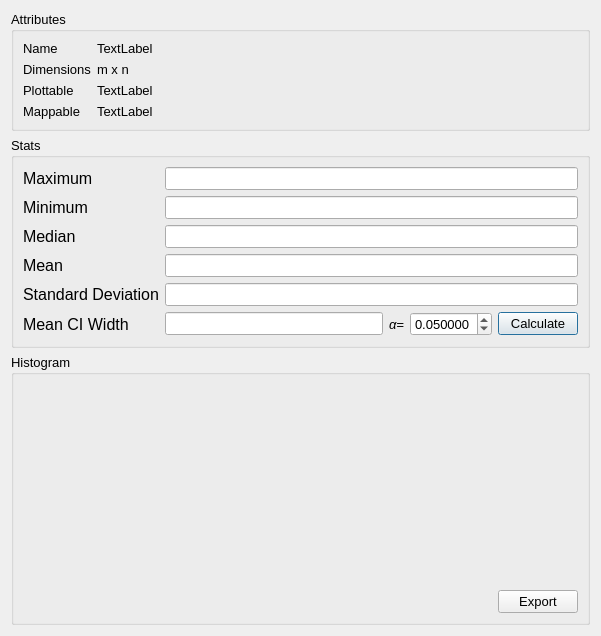
<?xml version="1.0" encoding="UTF-8"?>
<ui version="4.0">
 <class>StatsDialog</class>
 <widget class="QDialog" name="StatsDialog">
  <property name="geometry">
   <rect>
    <x>0</x>
    <y>0</y>
    <width>601</width>
    <height>615</height>
   </rect>
  </property>
  <property name="font">
   <font>
    <pointsize>10</pointsize>
   </font>
  </property>
  <property name="windowTitle">
   <string>Object Information</string>
  </property>
  <layout class="QVBoxLayout" name="verticalLayout_2">
   <item>
    <widget class="QGroupBox" name="attributesGroupBox">
     <property name="title">
      <string>Attributes</string>
     </property>
     <layout class="QFormLayout" name="formLayout_2">
      <item row="0" column="0">
       <widget class="QLabel" name="nameLabel_2">
        <property name="text">
         <string>Name</string>
        </property>
       </widget>
      </item>
      <item row="0" column="1">
       <widget class="QLabel" name="nameLabel">
        <property name="text">
         <string>TextLabel</string>
        </property>
       </widget>
      </item>
      <item row="1" column="0">
       <widget class="QLabel" name="dimensionDescriptionLabel">
        <property name="text">
         <string>Dimensions</string>
        </property>
       </widget>
      </item>
      <item row="1" column="1">
       <widget class="QLabel" name="dimensionLabel">
        <property name="text">
         <string>m x n</string>
        </property>
       </widget>
      </item>
      <item row="2" column="0">
       <widget class="QLabel" name="plottableLabel_2">
        <property name="text">
         <string>Plottable</string>
        </property>
       </widget>
      </item>
      <item row="2" column="1">
       <widget class="QLabel" name="plottableLabel">
        <property name="text">
         <string>TextLabel</string>
        </property>
       </widget>
      </item>
      <item row="3" column="0">
       <widget class="QLabel" name="mappableLabel_2">
        <property name="text">
         <string>Mappable</string>
        </property>
       </widget>
      </item>
      <item row="3" column="1">
       <widget class="QLabel" name="mappableLabel">
        <property name="text">
         <string>TextLabel</string>
        </property>
       </widget>
      </item>
     </layout>
    </widget>
   </item>
   <item>
    <widget class="QGroupBox" name="groupBox">
     <property name="title">
      <string>Stats</string>
     </property>
     <layout class="QFormLayout" name="formLayout">
      <item row="1" column="0">
       <widget class="QLabel" name="maxLabel">
        <property name="font">
         <font>
          <pointsize>12</pointsize>
         </font>
        </property>
        <property name="text">
         <string>Maximum</string>
        </property>
       </widget>
      </item>
      <item row="1" column="1">
       <widget class="QLineEdit" name="maxLineEdit">
        <property name="font">
         <font>
          <pointsize>10</pointsize>
         </font>
        </property>
        <property name="readOnly">
         <bool>true</bool>
        </property>
       </widget>
      </item>
      <item row="2" column="0">
       <widget class="QLabel" name="minLabel">
        <property name="font">
         <font>
          <pointsize>12</pointsize>
         </font>
        </property>
        <property name="text">
         <string>Minimum</string>
        </property>
       </widget>
      </item>
      <item row="2" column="1">
       <widget class="QLineEdit" name="minLineEdit">
        <property name="font">
         <font>
          <pointsize>10</pointsize>
         </font>
        </property>
        <property name="readOnly">
         <bool>true</bool>
        </property>
       </widget>
      </item>
      <item row="3" column="0">
       <widget class="QLabel" name="medLabel">
        <property name="font">
         <font>
          <pointsize>12</pointsize>
         </font>
        </property>
        <property name="text">
         <string>Median</string>
        </property>
       </widget>
      </item>
      <item row="3" column="1">
       <widget class="QLineEdit" name="medLineEdit">
        <property name="font">
         <font>
          <pointsize>10</pointsize>
         </font>
        </property>
        <property name="readOnly">
         <bool>true</bool>
        </property>
       </widget>
      </item>
      <item row="4" column="0">
       <widget class="QLabel" name="meanLabel">
        <property name="font">
         <font>
          <pointsize>12</pointsize>
         </font>
        </property>
        <property name="text">
         <string>Mean</string>
        </property>
       </widget>
      </item>
      <item row="4" column="1">
       <widget class="QLineEdit" name="meanLineEdit">
        <property name="font">
         <font>
          <pointsize>10</pointsize>
         </font>
        </property>
        <property name="readOnly">
         <bool>true</bool>
        </property>
       </widget>
      </item>
      <item row="5" column="0">
       <widget class="QLabel" name="stdevLabel">
        <property name="font">
         <font>
          <pointsize>12</pointsize>
         </font>
        </property>
        <property name="text">
         <string>Standard Deviation</string>
        </property>
       </widget>
      </item>
      <item row="5" column="1">
       <widget class="QLineEdit" name="stddevLineEdit">
        <property name="font">
         <font>
          <pointsize>10</pointsize>
         </font>
        </property>
        <property name="readOnly">
         <bool>true</bool>
        </property>
       </widget>
      </item>
      <item row="6" column="0">
       <widget class="QLabel" name="widthLabel">
        <property name="font">
         <font>
          <pointsize>12</pointsize>
         </font>
        </property>
        <property name="text">
         <string>Mean CI Width</string>
        </property>
       </widget>
      </item>
      <item row="6" column="1">
       <layout class="QHBoxLayout" name="horizontalLayout">
        <item>
         <widget class="QLineEdit" name="confidenceLineEdit">
          <property name="readOnly">
           <bool>true</bool>
          </property>
         </widget>
        </item>
        <item>
         <widget class="QLabel" name="alphaLabel">
          <property name="font">
           <font>
            <italic>true</italic>
           </font>
          </property>
          <property name="text">
           <string>α=</string>
          </property>
         </widget>
        </item>
        <item>
         <widget class="QDoubleSpinBox" name="alphaDoubleSpinBox">
          <property name="decimals">
           <number>6</number>
          </property>
          <property name="maximum">
           <double>1.000000000000000</double>
          </property>
          <property name="singleStep">
           <double>0.001000000000000</double>
          </property>
          <property name="value">
           <double>0.050000000000000</double>
          </property>
         </widget>
        </item>
        <item>
         <widget class="QPushButton" name="calculatePushButton">
          <property name="text">
           <string>Calculate</string>
          </property>
         </widget>
        </item>
       </layout>
      </item>
     </layout>
    </widget>
   </item>
   <item>
    <widget class="QGroupBox" name="histogramGroupBox">
     <property name="title">
      <string>Histogram</string>
     </property>
     <layout class="QVBoxLayout" name="verticalLayout_3">
      <item>
       <widget class="QCustomPlot" name="histogramCustomPlot" native="true">
        <property name="sizePolicy">
         <sizepolicy hsizetype="Preferred" vsizetype="Maximum">
          <horstretch>0</horstretch>
          <verstretch>100</verstretch>
         </sizepolicy>
        </property>
        <property name="minimumSize">
         <size>
          <width>100</width>
          <height>200</height>
         </size>
        </property>
        <layout class="QVBoxLayout" name="verticalLayout"/>
       </widget>
      </item>
      <item alignment="Qt::AlignRight">
       <widget class="QPushButton" name="exportPushButton">
        <property name="sizePolicy">
         <sizepolicy hsizetype="Maximum" vsizetype="Fixed">
          <horstretch>0</horstretch>
          <verstretch>0</verstretch>
         </sizepolicy>
        </property>
        <property name="text">
         <string>Export</string>
        </property>
       </widget>
      </item>
     </layout>
    </widget>
   </item>
  </layout>
 </widget>
 <customwidgets>
  <customwidget>
   <class>QCustomPlot</class>
   <extends>QWidget</extends>
   <header>qcustomplot.h</header>
   <container>1</container>
  </customwidget>
 </customwidgets>
 <resources/>
 <connections/>
</ui>
